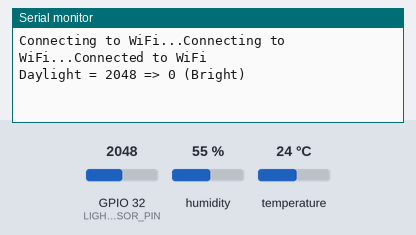
A sketch run on a simulated ESP32. Parts: the last lines printed to the serial monitor. The inputs (shaded band) are chosen by the test bench; at power-on: GPIO 32 (LIGHT_SENSOR_PIN) = 2048, humidity 55 %, temperature 24 °C. WiFi joins after 1.5 s; servers stay silent unless stated; uploads are accepted with an empty reply; the local clock reads 2024-03-15 10:24:30 at power-on unless the sketch sets it.

Above: at 3.2 s.
3.3 s: GPIO 32 (LIGHT_SENSOR_PIN) set to 760
At 7.9 s:
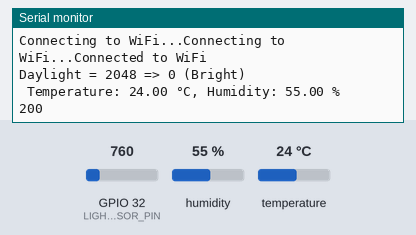
10.9 s: humidity set to 22 %
At 13.0 s:
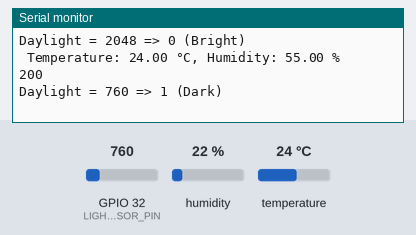
23.9 s: temperature set to 12 °C
At 27.63 s:
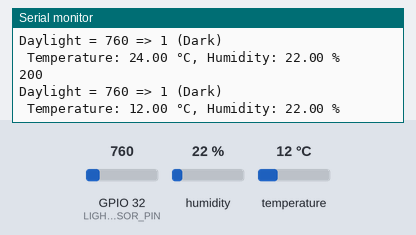
31.5 s: GPIO 32 (LIGHT_SENSOR_PIN) set to 834
At 33.8 s:
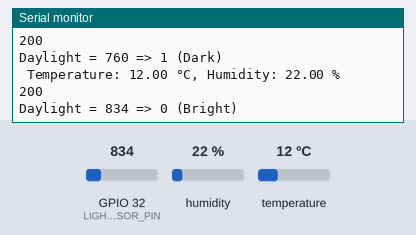

The sketch:

firebase.ino
```cpp
#include <WiFi.h>
#include <HTTPClient.h>
#include <DHT.h>
#include <time.h>

const char* firestoreUrl = "https://firestore.googleapis.com/v1/projects/mbc-integ-f2c87/databases/(default)/documents/sensorData?key=AIzaSyCuSvVCiX0rw4x_PgNcIcz5NyF6EP3-C4E";

const char* ntpServer = "time.google.com";
const long gmtOffset_sec = 8 * 3600;
const int daylightOffset_sec = 0;

#define DHTPIN 23
#define DHTTYPE DHT11

#define LIGHT_SENSOR_PIN 32

DHT dht(DHTPIN, DHTTYPE);


const char* ssid = "realme7";
const char* password = "ricorico";

void setup() {
    Serial.begin(115200);
    dht.begin();


    WiFi.begin(ssid, password);
    while (WiFi.status() != WL_CONNECTED) {
        delay(1000);
        Serial.print("Connecting to WiFi...");
    }
    Serial.println("Connected to WiFi");

    configTime(gmtOffset_sec, daylightOffset_sec, ntpServer);
}

void loop() {
    int analogValue = analogRead(LIGHT_SENSOR_PIN);


    Serial.print("Daylight = ");
    Serial.print(analogValue);

    String daylightValue;
    if (analogValue < 800) {
        daylightValue = "1";
        Serial.println(" => 1 (Dark)");
    } else {
        daylightValue = "0";
        Serial.println(" => 0 (Bright)");
    }

    delay(5000);

    float temp = dht.readTemperature();
    float humidity = dht.readHumidity();

    Serial.print(" Temperature: ");
    Serial.print(temp);
    Serial.print(" °C, Humidity: ");
    Serial.print(humidity);
    Serial.println(" %");

    if (WiFi.status() == WL_CONNECTED) {

        struct tm timeinfo;
        if (!getLocalTime(&timeinfo)) {
            Serial.println("Failed to obtain time");
            return;
        }

        char timestamp[30];
        strftime(timestamp, sizeof(timestamp), "%Y-%m-%dT%H:%M:%S", &timeinfo);

        HTTPClient http;
        if (isnan(temp) || isnan(humidity)) {
            Serial.println("Failed to read from DHT sensor!");
            return;
        }


        String jsonData = "{";
        jsonData += "\"fields\": {";
        jsonData += "\"daylight\": {\"stringValue\": \"" + String(daylightValue) + "\"},";
        jsonData += "\"temperature\": {\"stringValue\": \"" + String(temp) + "\"},";
        jsonData += "\"humidity\": {\"stringValue\": \"" + String(humidity) + "\"},";
        jsonData += "\"timestamp\": {\"stringValue\": \"" + String(timestamp) + "\"}";
        jsonData += "}}";

        http.begin(firestoreUrl);
        http.addHeader("Content-Type", "application/json");

        int httpResponseCode = http.POST(jsonData);
        if (httpResponseCode > 0) {
            String response = http.getString();
            Serial.println(httpResponseCode);
            Serial.println(response);
        } else {
            Serial.print("Error on sending POST: ");
            Serial.println(httpResponseCode);
        }
        http.end();
    }
    delay(5000);
}
```

Measured:
- the behaviour switches between 799 and 800 on GPIO 32 (LIGHT_SENSOR_PIN) (found by bisection; images 3 and 4)
- after the input at 23.9 s, the serial monitor: prints a new line after 3.6 s (image 3)
- after the input at 31.5 s, the serial monitor: prints a new line after 1.2 s (image 4)
